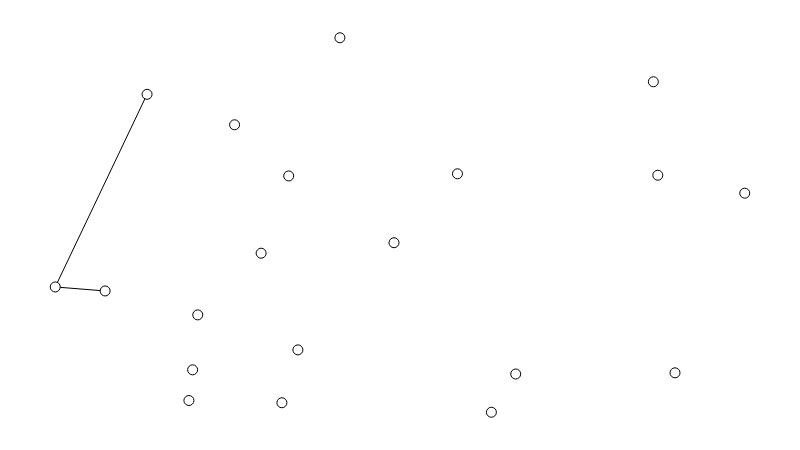
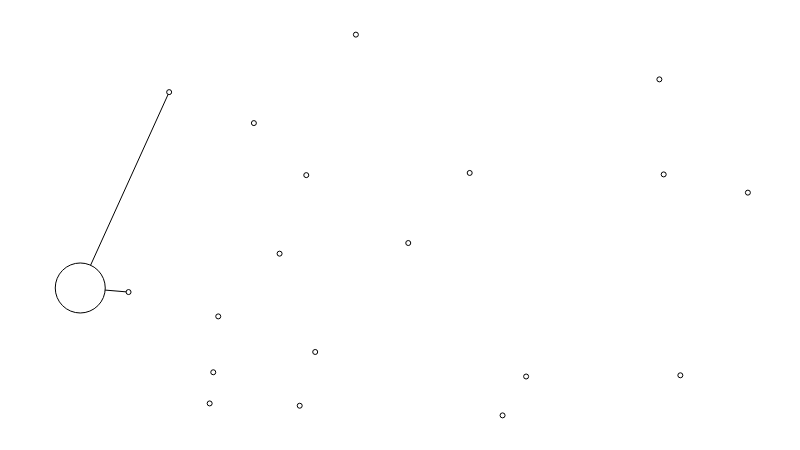
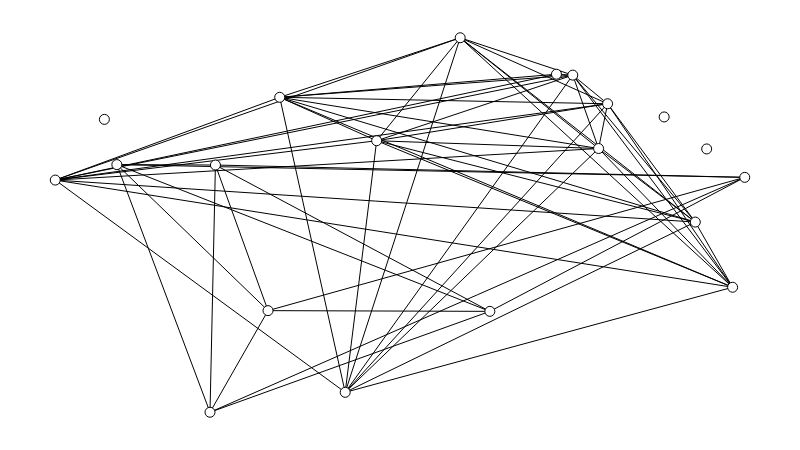
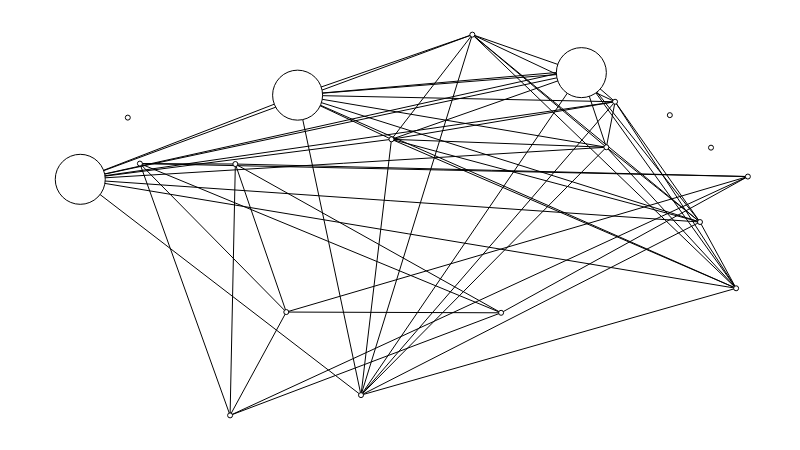

Notebook code for these charts, in order:
### Code cell
import http.client
import networkx as nx
import freeman as fm
from json import loads
from scipy import stats
from unidecode import unidecode

# https://api.rawg.io/docs/#operation/games_list

# game_nodes = {
#     id: {name: name, list: [l]},
#     id: {name: name, list: [l]},
#     id: {name: name, list: [l]}
# }

# game_edges = {
#     id: { 
#           l : peso,
#           l : peso,
#         },
#     id: { 
#           l : peso,
#           l : peso,
#         },
#     id: { 
#           l : peso,
#           l : peso,
#         },
# }

def get_rawg_api_endpoint(endpoint, conn, h) -> str:
    conn.request("GET", endpoint, headers=h)
    return loads(conn.getresponse().read())

def rawg_api_connection() -> None:
    conn = http.client.HTTPSConnection("rawg-video-games-database.p.rapidapi.com")
    headers = {
        'x-rapidapi-host': "rawg-video-games-database.p.rapidapi.com",
        'x-rapidapi-key': "c665cc5f66mshee40894946e0d28p1c5de7jsn49fab80d50ae"
        }

    return conn, headers

def gen_game_nodes(game_nodes, data, network_type) -> None:
    for game in data["results"]:
        l = []

        if network_type == 1:
            for game_tag in game["tags"]: l += [game_tag["slug"]]

        if network_type == 2:
            if game["platforms"] != None:
                for game_platform in game["platforms"]: l += [game_platform["platform"]["slug"]]
        
        # deixar vazio se platform == null?
        game_nodes[game["id"]] = { "name" : game["slug"], "list" : l }

def gen_game_edges(game_nodes, game_edges) -> None:
    for game1 in game_nodes:
        targets = {}
        
        for game2 in game_nodes:
            if game1 != game2:
                for e in game_nodes[game1]["list"]:
                    if e in game_nodes[game2]["list"] and game2 in game_edges and game1 not in game_edges[game2]:
                        if game2 in targets:
                            targets[game2] += 1
                        else: 
                            targets[game2] = 0 
        
        game_edges[game1] = targets

def build_gml(game_nodes, game_edges, network) -> None:

    with open(network, 'w') as file:
        file.write('graph [\n')
        file.write('  directed 0\n')

        for n in game_nodes.keys():
            file.write('  node [\n')
            file.write('    id {}\n'.format(n))
            file.write('    name "{}"\n'.format(unidecode(game_nodes[n]["name"])))
            file.write('  ]\n')

        for n in game_edges.keys():
            for m in game_edges[n].keys():
                file.write('  edge [\n')
                file.write('    source {}\n'.format(n))
                file.write('    target {}\n'.format(m))
                file.write('    weight {}\n'.format(game_edges[n][m]))
                file.write('  ]\n')

        file.write(']\n')

def network_nx(network):  

    g = fm.load(network)
    g.label_nodes('name')
    g.set_all_nodes(size=10, labpos='hover')
    g.draw()
    return g

def betweeness_network(network):
    bc = nx.betweenness_centrality(network)
    network.scale_nodes_size(bc)
    network.draw()

def gen_x_y(data, x1, x2, y):
    for game in data["results"]:
        lx1 = []
        lx2 = []

        for game_tag in game["tags"]: lx1 += [game_tag["slug"]]

        if game["platforms"] != None:
            for game_platform in game["platforms"]: lx2 += [game_platform["platform"]["slug"]]

        x1 += [lx1]
        x2 += [lx2]
        y += [game["rating"] + game["ratings_count"]]

def main() -> None:
    print("-------------------------------------------")

    # A. obter os dados (chamadas de API, parsing de CSV, etc.);
    
    # !: maximo de 20 jogos, talvez tenha que ser feito um for para pegar mais jogos.
    rawg_connection, rawg_headers = rawg_api_connection()
    rawg_data = get_rawg_api_endpoint(endpoint = "/games?dates=2015-03-01,2015-03-01", conn = rawg_connection, h = rawg_headers)
    
    # Rede 1: Nos: jogos; Arestas: jogos que compartilham a mesma categoria.
    # B. construir a rede (escrever GML, carregar na NetworkX);
    print("REDE 1")
    print("Nós: jogos;")
    print("Arestas: jogos que compartilham a mesma categoria;")
     
    game_nodes = {}
    game_edges = {}

    gen_game_nodes(game_nodes, rawg_data, 1)
    gen_game_edges(game_nodes, game_edges)
    build_gml(game_nodes, game_edges, 'rede1.gml')
    
    g = network_nx('rede1.gml')

    # C. calcular as métricas (chamar as funções vistas em aula ou outras);
    betweeness_network(g)

    # Rede 2: Nos: jogos; Arestas: jogos que compartilham a mesma plataforma de jogo.
    # B. construir a rede (escrever GML, carregar na NetworkX);
    print("REDE 2")
    print("Nós: jogos;")
    print("Arestas: jogos que compartilham a mesma plataforma de jogo;")
     
    game_nodes = {}
    game_edges = {}

    gen_game_nodes(game_nodes, rawg_data, 2)
    gen_game_edges(game_nodes, game_edges)
    build_gml(game_nodes, game_edges, 'rede2.gml')
    
    g = network_nx('rede2.gml')

    # C. calcular as métricas (chamar as funções vistas em aula ou outras);
    betweeness_network(g)

    # Rede 3: Nos: jogos; Arestas: jogos que compartilham mesma faixa de preco.
    # Nao foi achado dados sobre o preco dos jogos nas diferentes plataformas na api.

    # D. fazer os testes de hipótese (regressão, teste-t, etc.).
    x_tag = []
    x_platforms = []
    y_rv = []
    gen_x_y(rawg_data, x_tag, x_platforms, y_rv)

    # nao esta funcionando o teste-t
    # motivo: os x's sao uma lista que contem varias outras dentro.
    #t2, p2 = stats.ttest_ind(x_tag, y_rv)
    #print("t = " + str(t2))
    #print("p = " + str(p2))

if __name__ == "__main__":
    main()

### Figure 1 — Plotly figure (JSON) as saved in the notebook; plotly's stock layout.template omitted (floating-point values rounded to 4 significant figures)
{"data": [{"hoverinfo": "none", "line": {"color": "rgb(127, 127, 127)", "dash": "solid", "width": 0}, "mode": "lines", "type": "scatter", "x": [0.51, 0.51, null, 0, 1, null], "y": [0, 1, null, 0.5164, 0.5164, null]}, {"hoverinfo": "none", "line": {"color": "rgb(0, 0, 0)", "dash": "solid", "width": 1}, "mode": "lines", "type": "scatter", "x": [0.1332, 0, null, 0, 0.07235, null], "y": [0.849, 0.3346, null, 0.3346, 0.3239, null]}, {"hoverinfo": "text", "marker": {"color": "rgb(255, 255, 255)", "line": {"color": "rgb(0, 0, 0)", "width": 1}, "size": 10, "symbol": "circle"}, "mode": "markers", "text": ["super-intergalactic-gang", "aporia-darkmist-forest", "the-corridor", "spockadelic", "diamond-pusher", "tile-runner", "cherry-fm-demo", "ha-ni-ha-ni-luo-li-hua-zhuang-huan-zhuang-yue-hui-", "volk-i-semero-kozliat-zhivaia-i-dobraia-interaktiv", "teremok-zhivaia-i-dobraia-interaktivnaia-razvivaiu", "quatris-origins", "black-men", "table-warriors", "lb-khtbr-lgny-lb-dhk-lb-mgmrt", "space-rush", "snow-thy-enemy", "celestial-antodias", "deadhop", "flappyowen", "criminel"], "textfont": {"color": "rgb(0, 0, 0)"}, "textposition": "middle center", "type": "scatter", "x": [0.4129, 0.6678, 0.4913, 0.1992, 0.8739, 0.2601, 0.1332, 0.3386, 0.2067, 0.2986, 0.3287, 1, 0.8989, 0.3519, 0, 0.8674, 0.07235, 0.5833, 0.1938, 0.6326], "y": [1, 0.1021, 0.4527, 0.1132, 0.6329, 0.7676, 0.849, 0.631, 0.2599, 0.4247, 0.02535, 0.585, 0.1053, 0.1665, 0.3346, 0.8825, 0.3239, 0.6367, 0.03137, 0]}, {"hoverinfo": "none", "mode": "text", "text": [], "textfont": {"color": "rgb(255, 255, 255)"}, "textposition": "middle center", "type": "scatter", "x": [], "y": []}, {"hoverinfo": "none", "mode": "text", "text": [null, null, null, null, null, null, null, null, null, null, null, null, null, null, null, null, null, null, null, null], "textfont": {"color": "rgb(0, 0, 0)"}, "textposition": "middle center", "type": "scatter", "x": [0.4129, 0.6678, 0.4913, 0.1992, 0.8739, 0.2601, 0.1332, 0.3386, 0.2067, 0.2986, 0.3287, 1, 0.8989, 0.3519, 0, 0.8674, 0.07235, 0.5833, 0.1938, 0.6326], "y": [1, 0.1021, 0.4527, 0.1132, 0.6329, 0.7676, 0.849, 0.631, 0.2599, 0.4247, 0.02535, 0.585, 0.1053, 0.1665, 0.3346, 0.8825, 0.3239, 0.6367, 0.03137, 0]}, {"hoverinfo": "none", "mode": "text", "text": [null, null], "textfont": {"color": "rgb(0, 0, 0)"}, "textposition": "middle center", "type": "scatter", "x": [0.07957, 0.03734], "y": [0.5806, 0.3554]}, {"hoverinfo": "none", "marker": {"color": "rgba(255, 255, 255, 0)", "line": {"color": "rgba(255, 255, 255, 0)", "width": 0}, "size": 0, "symbol": "circle"}, "mode": "markers", "type": "scatter", "x": [0.5, 0, 1, 0.5], "y": [0, 0.5, 0.5, 1]}], "layout": {"height": 450, "hovermode": "closest", "margin": {"b": 10, "l": 10, "r": 10, "t": 10}, "plot_bgcolor": "rgb(255, 255, 255)", "showlegend": false, "width": 800, "xaxis": {"showgrid": false, "showticklabels": false, "zeroline": false}, "yaxis": {"showgrid": false, "showticklabels": false, "zeroline": false}}}

### Figure 2 — Plotly figure (JSON) as saved in the notebook; plotly's stock layout.template omitted (floating-point values rounded to 4 significant figures)
{"data": [{"hoverinfo": "none", "line": {"color": "rgb(127, 127, 127)", "dash": "solid", "width": 0}, "mode": "lines", "type": "scatter", "x": [0.51, 0.51, null, 0, 1, null], "y": [0, 1, null, 0.5164, 0.5164, null]}, {"hoverinfo": "none", "line": {"color": "rgb(0, 0, 0)", "dash": "solid", "width": 1}, "mode": "lines", "type": "scatter", "x": [0.1332, 0, null, 0, 0.07235, null], "y": [0.849, 0.3346, null, 0.3346, 0.3239, null]}, {"hoverinfo": "text", "marker": {"color": "rgb(255, 255, 255)", "line": {"color": "rgb(0, 0, 0)", "width": 1}, "size": 5, "symbol": "circle"}, "mode": "markers", "text": ["super-intergalactic-gang", "aporia-darkmist-forest", "the-corridor", "spockadelic", "diamond-pusher", "tile-runner", "cherry-fm-demo", "ha-ni-ha-ni-luo-li-hua-zhuang-huan-zhuang-yue-hui-", "volk-i-semero-kozliat-zhivaia-i-dobraia-interaktiv", "teremok-zhivaia-i-dobraia-interaktivnaia-razvivaiu", "quatris-origins", "black-men", "table-warriors", "lb-khtbr-lgny-lb-dhk-lb-mgmrt", "snow-thy-enemy", "celestial-antodias", "deadhop", "flappyowen", "criminel"], "textfont": {"color": "rgb(0, 0, 0)"}, "textposition": "middle center", "type": "scatter", "x": [0.4129, 0.6678, 0.4913, 0.1992, 0.8739, 0.2601, 0.1332, 0.3386, 0.2067, 0.2986, 0.3287, 1, 0.8989, 0.3519, 0.8674, 0.07235, 0.5833, 0.1938, 0.6326], "y": [1, 0.1021, 0.4527, 0.1132, 0.6329, 0.7676, 0.849, 0.631, 0.2599, 0.4247, 0.02535, 0.585, 0.1053, 0.1665, 0.8825, 0.3239, 0.6367, 0.03137, 0]}, {"hoverinfo": "text", "marker": {"color": "rgb(255, 255, 255)", "line": {"color": "rgb(0, 0, 0)", "width": 1}, "size": 50, "symbol": "circle"}, "mode": "markers", "text": ["space-rush"], "textfont": {"color": "rgb(0, 0, 0)"}, "textposition": "middle center", "type": "scatter", "x": [0], "y": [0.3346]}, {"hoverinfo": "none", "mode": "text", "text": [], "textfont": {"color": "rgb(255, 255, 255)"}, "textposition": "middle center", "type": "scatter", "x": [], "y": []}, {"hoverinfo": "none", "mode": "text", "text": [null, null, null, null, null, null, null, null, null, null, null, null, null, null, null, null, null, null, null, null], "textfont": {"color": "rgb(0, 0, 0)"}, "textposition": "middle center", "type": "scatter", "x": [0.4129, 0.6678, 0.4913, 0.1992, 0.8739, 0.2601, 0.1332, 0.3386, 0.2067, 0.2986, 0.3287, 1, 0.8989, 0.3519, 0, 0.8674, 0.07235, 0.5833, 0.1938, 0.6326], "y": [1, 0.1021, 0.4527, 0.1132, 0.6329, 0.7676, 0.849, 0.631, 0.2599, 0.4247, 0.02535, 0.585, 0.1053, 0.1665, 0.3346, 0.8825, 0.3239, 0.6367, 0.03137, 0]}, {"hoverinfo": "none", "mode": "text", "text": [null, null], "textfont": {"color": "rgb(0, 0, 0)"}, "textposition": "middle center", "type": "scatter", "x": [0.07957, 0.03734], "y": [0.5806, 0.3554]}, {"hoverinfo": "none", "marker": {"color": "rgba(255, 255, 255, 0)", "line": {"color": "rgba(255, 255, 255, 0)", "width": 0}, "size": 0, "symbol": "circle"}, "mode": "markers", "type": "scatter", "x": [0.5, 0, 1, 0.5], "y": [0, 0.5, 0.5, 1]}], "layout": {"height": 450, "hovermode": "closest", "margin": {"b": 10, "l": 10, "r": 10, "t": 10}, "plot_bgcolor": "rgb(255, 255, 255)", "showlegend": false, "width": 800, "xaxis": {"showgrid": false, "showticklabels": false, "zeroline": false}, "yaxis": {"showgrid": false, "showticklabels": false, "zeroline": false}}}

### Figure 3 — Plotly figure (JSON) as saved in the notebook; plotly's stock layout.template omitted (floating-point values rounded to 4 significant figures; data arrays with more than 128 entries replaced by an {"elided": "..."} marker saying what was removed)
{"data": [{"hoverinfo": "none", "line": {"color": "rgb(127, 127, 127)", "dash": "solid", "width": 0}, "mode": "lines", "type": "scatter", "x": [0.5253, 0.5253, null, 0, 1, null], "y": [0, 1, null, 0.5152, 0.5152, null]}, {"hoverinfo": "none", "line": {"color": "rgb(0, 0, 0)", "dash": "solid", "width": 1}, "mode": "lines", "type": "scatter", "x": {"elided": "189 float values"}, "y": {"elided": "189 float values"}}, {"hoverinfo": "text", "marker": {"color": "rgb(255, 255, 255)", "line": {"color": "rgb(0, 0, 0)", "width": 1}, "size": 10, "symbol": "circle"}, "mode": "markers", "text": ["super-intergalactic-gang", "aporia-darkmist-forest", "the-corridor", "spockadelic", "diamond-pusher", "tile-runner", "cherry-fm-demo", "ha-ni-ha-ni-luo-li-hua-zhuang-huan-zhuang-yue-hui-", "volk-i-semero-kozliat-zhivaia-i-dobraia-interaktiv", "teremok-zhivaia-i-dobraia-interaktivnaia-razvivaiu", "quatris-origins", "black-men", "table-warriors", "lb-khtbr-lgny-lb-dhk-lb-mgmrt", "space-rush", "snow-thy-enemy", "celestial-antodias", "deadhop", "flappyowen", "criminel"], "textfont": {"color": "rgb(0, 0, 0)"}, "textposition": "middle center", "type": "scatter", "x": [0.9824, 0.5873, 0.8831, 0.7269, 0.7506, 0.07124, 0.788, 0.08934, 0.6303, 0.3086, 0.9283, 0.4662, 0.4205, 0.2323, 0.8011, 0, 0.3256, 0.9448, 0.2244, 1], "y": [0.3338, 1, 0.7885, 0.9026, 0.9002, 0.782, 0.7042, 0.6613, 0.2694, 0.2713, 0.5078, 0.725, 0.05321, 0.6602, 0.8237, 0.62, 0.841, 0.7031, 0, 0.6272]}, {"hoverinfo": "none", "mode": "text", "text": [], "textfont": {"color": "rgb(255, 255, 255)"}, "textposition": "middle center", "type": "scatter", "x": [], "y": []}, {"hoverinfo": "none", "mode": "text", "text": [null, null, null, null, null, null, null, null, null, null, null, null, null, null, null, null, null, null, null, null], "textfont": {"color": "rgb(0, 0, 0)"}, "textposition": "middle center", "type": "scatter", "x": [0.9824, 0.5873, 0.8831, 0.7269, 0.7506, 0.07124, 0.788, 0.08934, 0.6303, 0.3086, 0.9283, 0.4662, 0.4205, 0.2323, 0.8011, 0, 0.3256, 0.9448, 0.2244, 1], "y": [0.3338, 1, 0.7885, 0.9026, 0.9002, 0.782, 0.7042, 0.6613, 0.2694, 0.2713, 0.5078, 0.725, 0.05321, 0.6602, 0.8237, 0.62, 0.841, 0.7031, 0, 0.6272]}, {"hoverinfo": "none", "mode": "text", "text": [null, null, null, null, null, null, null, null, null, null, null, null, null, null, null, null, null, null, null, null, null, null, null, null, null, null, null, null, null, null, null, null, null, null, null, null, null, null, null, null, null, null, null, null, null, null, null, null, null, null, null, null, null, null, null, null, null, null, null, null, null, null, null], "textfont": {"color": "rgb(0, 0, 0)"}, "textposition": "middle center", "type": "scatter", "x": [0.7751, 0.855, 0.8748, 0.9428, 0.7188, 0.7052, 0.8798, 0.4889, 0.6484, 0.6735, 0.6967, 0.7667, 0.5379, 0.5176, 0.7001, 0.2984, 0.461, 0.7396, 0.3664, 0.5274, 0.7829, 0.8505, 0.613, 0.5973, 0.785, 0.3782, 0.5392, 0.8669, 0.6266, 0.6143, 0.7805, 0.3949, 0.5545, 0.3651, 0.209, 0.1609, 0.1704, 0.545, 0.4694, 0.4245, 0.4323, 0.8084, 0.2569, 0.279, 0.6504, 0.6936, 0.6807, 0.8531, 0.4632, 0.6228, 0.4576, 0.6313, 0.2348, 0.3899, 0.6001, 0.2017, 0.359, 0.2427, 0.6165, 0.4025, 0.563, 0.1578, 0.6064], "y": [0.6476, 0.6013, 0.5008, 0.4078, 0.5052, 0.1682, 0.564, 0.4509, 0.5632, 0.975, 0.8726, 0.7745, 0.8461, 0.5186, 0.9358, 0.7852, 0.8956, 0.9276, 0.7356, 0.8457, 0.8109, 0.7207, 0.7877, 0.4615, 0.8822, 0.7344, 0.8444, 0.6269, 0.6884, 0.3599, 0.7691, 0.6359, 0.7467, 0.4897, 0.4851, 0.687, 0.3398, 0.6705, 0.2441, 0.4417, 0.11, 0.4715, 0.4569, 0.1227, 0.4745, 0.591, 0.257, 0.6502, 0.5377, 0.6493, 0.3859, 0.8003, 0.6465, 0.7591, 0.456, 0.3155, 0.4415, 0.3295, 0.6699, 0.6959, 0.8061, 0.7551, 0.3376]}, {"hoverinfo": "none", "marker": {"color": "rgba(255, 255, 255, 0)", "line": {"color": "rgba(255, 255, 255, 0)", "width": 0}, "size": 0, "symbol": "circle"}, "mode": "markers", "type": "scatter", "x": [0.5, 0, 1, 0.5], "y": [0, 0.5, 0.5, 1]}], "layout": {"height": 450, "hovermode": "closest", "margin": {"b": 10, "l": 10, "r": 10, "t": 10}, "plot_bgcolor": "rgb(255, 255, 255)", "showlegend": false, "width": 800, "xaxis": {"showgrid": false, "showticklabels": false, "zeroline": false}, "yaxis": {"showgrid": false, "showticklabels": false, "zeroline": false}}}

### Figure 4 — Plotly figure (JSON) as saved in the notebook; plotly's stock layout.template omitted (floating-point values rounded to 4 significant figures; data arrays with more than 128 entries replaced by an {"elided": "..."} marker saying what was removed)
{"data": [{"hoverinfo": "none", "line": {"color": "rgb(127, 127, 127)", "dash": "solid", "width": 0}, "mode": "lines", "type": "scatter", "x": [0.5253, 0.5253, null, 0, 1, null], "y": [0, 1, null, 0.5152, 0.5152, null]}, {"hoverinfo": "none", "line": {"color": "rgb(0, 0, 0)", "dash": "solid", "width": 1}, "mode": "lines", "type": "scatter", "x": {"elided": "189 float values"}, "y": {"elided": "189 float values"}}, {"hoverinfo": "text", "marker": {"color": "rgb(255, 255, 255)", "line": {"color": "rgb(0, 0, 0)", "width": 1}, "size": 5, "symbol": "circle"}, "mode": "markers", "text": ["super-intergalactic-gang", "aporia-darkmist-forest", "the-corridor", "spockadelic", "tile-runner", "cherry-fm-demo", "ha-ni-ha-ni-luo-li-hua-zhuang-huan-zhuang-yue-hui-", "volk-i-semero-kozliat-zhivaia-i-dobraia-interaktiv", "teremok-zhivaia-i-dobraia-interaktivnaia-razvivaiu", "quatris-origins", "black-men", "table-warriors", "lb-khtbr-lgny-lb-dhk-lb-mgmrt", "space-rush", "deadhop", "flappyowen", "criminel"], "textfont": {"color": "rgb(0, 0, 0)"}, "textposition": "middle center", "type": "scatter", "x": [0.9824, 0.5873, 0.8831, 0.7269, 0.07124, 0.788, 0.08934, 0.6303, 0.3086, 0.9283, 0.4662, 0.4205, 0.2323, 0.8011, 0.9448, 0.2244, 1], "y": [0.3338, 1, 0.7885, 0.9026, 0.782, 0.7042, 0.6613, 0.2694, 0.2713, 0.5078, 0.725, 0.05321, 0.6602, 0.8237, 0.7031, 0, 0.6272]}, {"hoverinfo": "text", "marker": {"color": "rgb(255, 255, 255)", "line": {"color": "rgb(0, 0, 0)", "width": 1}, "size": 50, "symbol": "circle"}, "mode": "markers", "text": ["diamond-pusher", "snow-thy-enemy", "celestial-antodias"], "textfont": {"color": "rgb(0, 0, 0)"}, "textposition": "middle center", "type": "scatter", "x": [0.7506, 0, 0.3256], "y": [0.9002, 0.62, 0.841]}, {"hoverinfo": "none", "mode": "text", "text": [], "textfont": {"color": "rgb(255, 255, 255)"}, "textposition": "middle center", "type": "scatter", "x": [], "y": []}, {"hoverinfo": "none", "mode": "text", "text": [null, null, null, null, null, null, null, null, null, null, null, null, null, null, null, null, null, null, null, null], "textfont": {"color": "rgb(0, 0, 0)"}, "textposition": "middle center", "type": "scatter", "x": [0.9824, 0.5873, 0.8831, 0.7269, 0.7506, 0.07124, 0.788, 0.08934, 0.6303, 0.3086, 0.9283, 0.4662, 0.4205, 0.2323, 0.8011, 0, 0.3256, 0.9448, 0.2244, 1], "y": [0.3338, 1, 0.7885, 0.9026, 0.9002, 0.782, 0.7042, 0.6613, 0.2694, 0.2713, 0.5078, 0.725, 0.05321, 0.6602, 0.8237, 0.62, 0.841, 0.7031, 0, 0.6272]}, {"hoverinfo": "none", "mode": "text", "text": [null, null, null, null, null, null, null, null, null, null, null, null, null, null, null, null, null, null, null, null, null, null, null, null, null, null, null, null, null, null, null, null, null, null, null, null, null, null, null, null, null, null, null, null, null, null, null, null, null, null, null, null, null, null, null, null, null, null, null, null, null, null, null], "textfont": {"color": "rgb(0, 0, 0)"}, "textposition": "middle center", "type": "scatter", "x": [0.7751, 0.855, 0.8748, 0.9428, 0.7188, 0.7052, 0.8798, 0.4889, 0.6484, 0.6735, 0.6967, 0.7667, 0.5379, 0.5176, 0.7001, 0.2984, 0.461, 0.7396, 0.3664, 0.5274, 0.7829, 0.8505, 0.613, 0.5973, 0.785, 0.3782, 0.5392, 0.8669, 0.6266, 0.6143, 0.7805, 0.3949, 0.5545, 0.3651, 0.209, 0.1609, 0.1704, 0.545, 0.4694, 0.4245, 0.4323, 0.8084, 0.2569, 0.279, 0.6504, 0.6936, 0.6807, 0.8531, 0.4632, 0.6228, 0.4576, 0.6313, 0.2348, 0.3899, 0.6001, 0.2017, 0.359, 0.2427, 0.6165, 0.4025, 0.563, 0.1578, 0.6064], "y": [0.6476, 0.6013, 0.5008, 0.4078, 0.5052, 0.1682, 0.564, 0.4509, 0.5632, 0.975, 0.8726, 0.7745, 0.8461, 0.5186, 0.9358, 0.7852, 0.8956, 0.9276, 0.7356, 0.8457, 0.8109, 0.7207, 0.7877, 0.4615, 0.8822, 0.7344, 0.8444, 0.6269, 0.6884, 0.3599, 0.7691, 0.6359, 0.7467, 0.4897, 0.4851, 0.687, 0.3398, 0.6705, 0.2441, 0.4417, 0.11, 0.4715, 0.4569, 0.1227, 0.4745, 0.591, 0.257, 0.6502, 0.5377, 0.6493, 0.3859, 0.8003, 0.6465, 0.7591, 0.456, 0.3155, 0.4415, 0.3295, 0.6699, 0.6959, 0.8061, 0.7551, 0.3376]}, {"hoverinfo": "none", "marker": {"color": "rgba(255, 255, 255, 0)", "line": {"color": "rgba(255, 255, 255, 0)", "width": 0}, "size": 0, "symbol": "circle"}, "mode": "markers", "type": "scatter", "x": [0.5, 0, 1, 0.5], "y": [0, 0.5, 0.5, 1]}], "layout": {"height": 450, "hovermode": "closest", "margin": {"b": 10, "l": 10, "r": 10, "t": 10}, "plot_bgcolor": "rgb(255, 255, 255)", "showlegend": false, "width": 800, "xaxis": {"showgrid": false, "showticklabels": false, "zeroline": false}, "yaxis": {"showgrid": false, "showticklabels": false, "zeroline": false}}}
